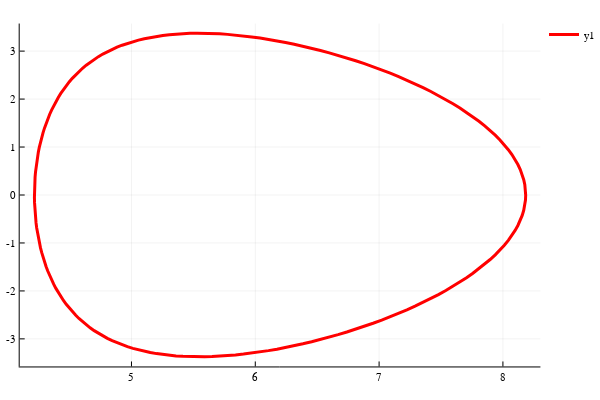

Notebook code cell kept with this figure:
### Code cell
plot(boundary_X.*eq.R₀, boundary_Y.*eq.R₀, color=:red, linewidth=3)

### Figure 1 — Plotly figure (JSON) as saved in the notebook; plotly's stock layout.template omitted (floating-point values rounded to 4 significant figures; data arrays with more than 128 entries replaced by an {"elided": "..."} marker saying what was removed)
{"data": [{"colorbar": {"title": ""}, "legendgroup": "y1", "line": {"color": "rgba(255, 0, 0, 1.000)", "dash": "solid", "shape": "linear", "width": 3}, "mode": "lines", "name": "y1", "showlegend": true, "type": "scatter", "x": {"elided": "200 float values"}, "xaxis": "x1", "y": {"elided": "200 float values"}, "yaxis": "y1", "zmax": null, "zmin": null}], "layout": {"annotations": [], "height": 400, "legend": {"bgcolor": "rgba(255, 255, 255, 1.000)", "bordercolor": "rgba(0, 0, 0, 1.000)", "font": {"color": "rgba(0, 0, 0, 1.000)", "family": "sans-serif", "size": 11}, "tracegroupgap": 0, "x": 1, "y": 1}, "margin": {"b": 20, "l": 0, "r": 0, "t": 20}, "paper_bgcolor": "rgba(255, 255, 255, 1.000)", "plot_bgcolor": "rgba(255, 255, 255, 1.000)", "showlegend": true, "width": 600, "xaxis": {"anchor": "y1", "domain": [0.03619, 0.9934], "gridcolor": "rgba(0, 0, 0, 0.100)", "gridwidth": 0.5, "linecolor": "rgba(0, 0, 0, 1.000)", "mirror": false, "range": [4.097, 8.303], "showgrid": true, "showline": true, "showticklabels": true, "tickangle": 0, "tickcolor": "rgb(0, 0, 0)", "tickfont": {"color": "rgba(0, 0, 0, 1.000)", "family": "sans-serif", "size": 11}, "tickmode": "array", "ticks": "inside", "ticktext": ["5", "6", "7", "8"], "tickvals": [5, 6, 7, 8], "title": "", "titlefont": {"color": "rgba(0, 0, 0, 1.000)", "family": "sans-serif", "size": 15}, "type": "-", "visible": true, "zeroline": false, "zerolinecolor": "rgba(0, 0, 0, 1.000)"}, "yaxis": {"anchor": "x1", "domain": [0.03762, 0.9902], "gridcolor": "rgba(0, 0, 0, 0.100)", "gridwidth": 0.5, "linecolor": "rgba(0, 0, 0, 1.000)", "mirror": false, "range": [-3.575, 3.575], "showgrid": true, "showline": true, "showticklabels": true, "tickangle": 0, "tickcolor": "rgb(0, 0, 0)", "tickfont": {"color": "rgba(0, 0, 0, 1.000)", "family": "sans-serif", "size": 11}, "tickmode": "array", "ticks": "inside", "ticktext": ["-3", "-2", "-1", "0", "1", "2", "3"], "tickvals": [-3, -2, -1, 0, 1, 2, 3], "title": "", "titlefont": {"color": "rgba(0, 0, 0, 1.000)", "family": "sans-serif", "size": 15}, "type": "-", "visible": true, "zeroline": false, "zerolinecolor": "rgba(0, 0, 0, 1.000)"}}}
